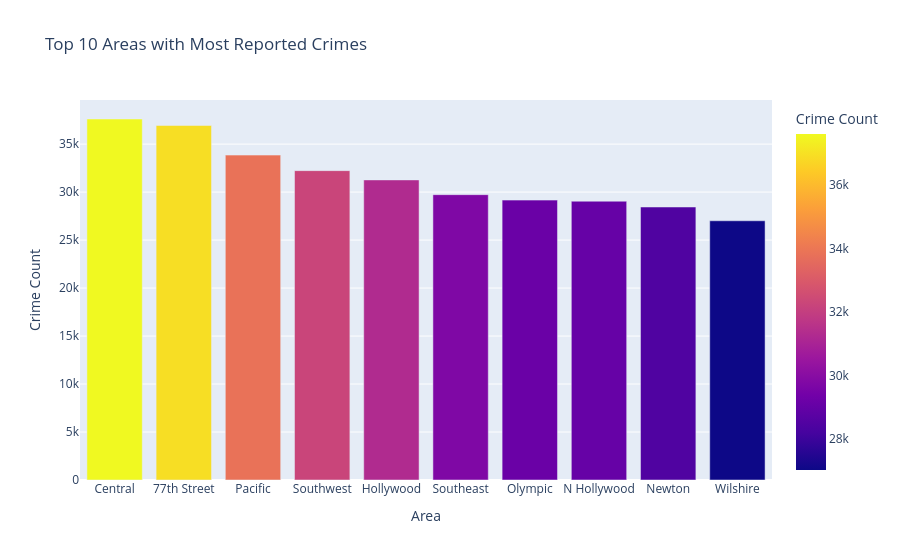

Write notebook code for a chart like this one.
### Code cell
# --- 1. Most Common Crimes by Area ---
crime_area = df['AREA NAME'].value_counts().nlargest(10).reset_index()
crime_area.columns = ['Area', 'Crime Count']
fig1 = px.bar(crime_area, x='Area', y='Crime Count', color='Crime Count',
              title='Top 10 Areas with Most Reported Crimes')
fig1.show()

### Figure 1 — Plotly figure (JSON) as saved in the notebook; plotly's stock layout.template omitted (floating-point values rounded to 4 significant figures)
{"data": [{"alignmentgroup": "True", "hovertemplate": "Area=%{x}<br>Crime Count=%{marker.color}<extra></extra>", "legendgroup": "", "marker": {"color": [37616, 36942, 33854, 32236, 31268, 29731, 29164, 29051, 28446, 27012], "coloraxis": "coloraxis", "pattern": {"shape": ""}}, "name": "", "offsetgroup": "", "orientation": "v", "showlegend": false, "textposition": "auto", "type": "bar", "x": ["Central", "77th Street", "Pacific", "Southwest", "Hollywood", "Southeast", "Olympic", "N Hollywood", "Newton", "Wilshire"], "xaxis": "x", "y": [37616, 36942, 33854, 32236, 31268, 29731, 29164, 29051, 28446, 27012], "yaxis": "y"}], "layout": {"autosize": true, "barmode": "relative", "coloraxis": {"colorbar": {"title": {"text": "Crime Count"}}, "colorscale": [[0, "#0d0887"], [0.1111, "#46039f"], [0.2222, "#7201a8"], [0.3333, "#9c179e"], [0.4444, "#bd3786"], [0.5556, "#d8576b"], [0.6667, "#ed7953"], [0.7778, "#fb9f3a"], [0.8889, "#fdca26"], [1, "#f0f921"]]}, "legend": {"tracegroupgap": 0}, "title": {"text": "Top 10 Areas with Most Reported Crimes"}, "xaxis": {"anchor": "y", "autorange": true, "domain": [0, 1], "range": [-0.5, 9.5], "title": {"text": "Area"}, "type": "category"}, "yaxis": {"anchor": "x", "autorange": true, "domain": [0, 1], "range": [0, 39600.0], "title": {"text": "Crime Count"}, "type": "linear"}}}
